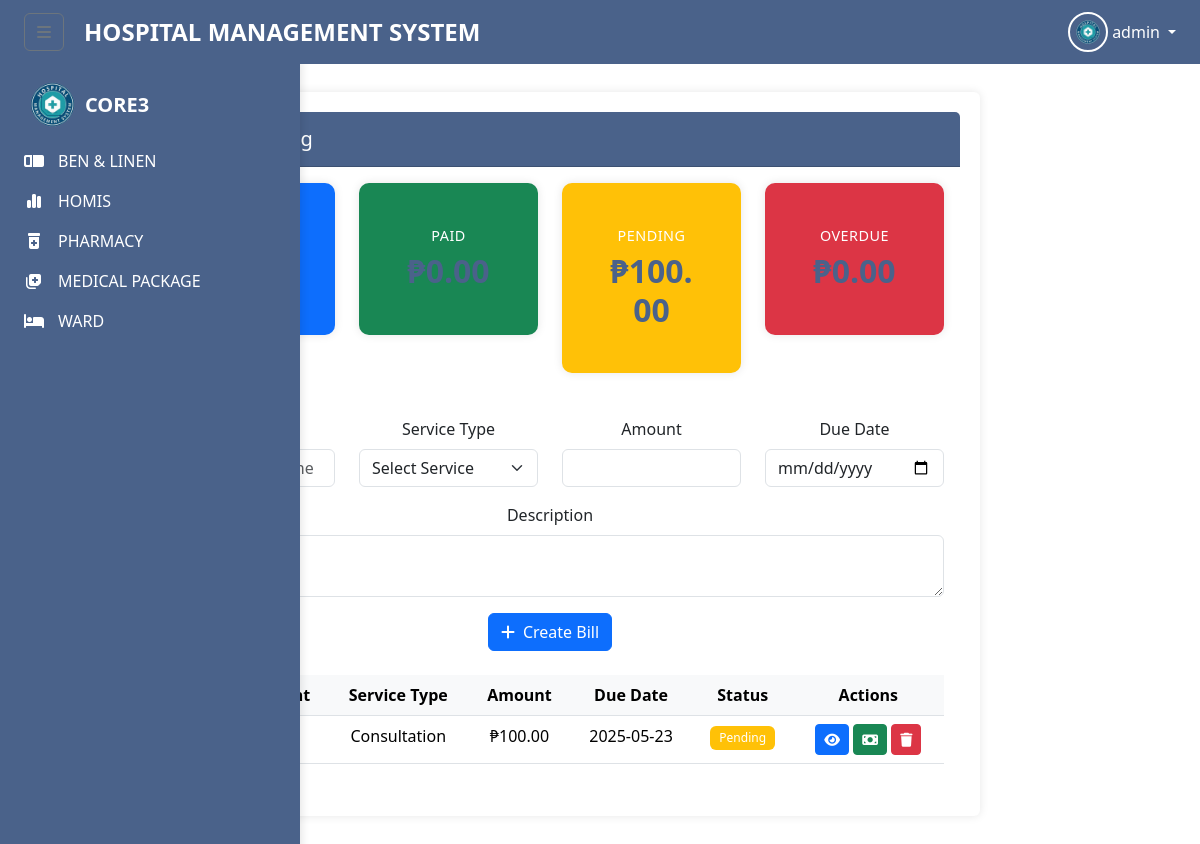
The app's page /homis_billing.php (signed in) with its own data.
### tables this page shows
CREATE TABLE `homis_bills` (
  `bill_id` int(11) NOT NULL,
  `patient_name` varchar(255) NOT NULL,
  `service_type` varchar(50) NOT NULL,
  `amount` decimal(10,2) NOT NULL,
  `description` text DEFAULT NULL,
  `due_date` date NOT NULL,
  `status` varchar(20) NOT NULL DEFAULT 'Pending',
  `created_at` timestamp NOT NULL DEFAULT current_timestamp(),
  `updated_at` timestamp NOT NULL DEFAULT current_timestamp() ON UPDATE current_timestamp()
);

### homis_billing.php (the view, shortened to what this page needs)
<?php
include_once('admin.php');
include 'config.php';
$sql = "SELECT
            COUNT(*) as total_bills,
            SUM(CASE WHEN status = 'Paid' THEN amount ELSE 0 END) as paid_amount,
            SUM(CASE WHEN status = 'Pending' THEN amount ELSE 0 END) as pending_amount,
            SUM(CASE WHEN status = 'Overdue' THEN amount ELSE 0 END) as overdue_amount
        FROM homis_bills";
$stats = $conn->query($sql)->fetch_assoc();
$sql = "SELECT * FROM homis_bills ORDER BY created_at DESC";
$bills = $conn->query($sql);
?>
<!DOCTYPE html>
<html lang="en">
<head>
    <link href="https://cdn.jsdelivr.net/npm/bootstrap@5.3.3/dist/css/bootstrap.min.css" rel="stylesheet">
    <link rel="stylesheet" href="https://cdnjs.cloudflare.com/ajax/libs/font-awesome/6.5.2/css/all.min.css">
    <link href='https://unpkg.com/boxicons@2.1.4/css/boxicons.min.css' rel='stylesheet'>
    <link rel="stylesheet" href="../components/tm.css">
</head>
<body>
    <?php include_once 'index.php'; ?>
    <div class="main-content">
        <div class="container-fluid">
            <div class="row">
                <div class="col-12">
                    <div class="card">
                        <div class="card-header d-flex justify-content-between align-items-center">
                            <h5 class="mb-0"><i class="fas fa-file-invoice-dollar me-2"></i>HOMIS Billing</h5>
                        </div>
                        <div class="card-body">
                            <div class="row mb-4">
                                <div class="col-md-3">
                                    <div class="card stats-card bg-primary text-white">
                                        <div class="card-body">
                                            <h6 class="card-title">Total Bills</h6>
                                            <h3 class="mb-0">₱<?php echo number_format($stats['total_bills']); ?></h3>
                                        </div>
                                    </div>
                                </div>
                                <div class="col-md-3">
                                    <div class="card stats-card bg-success text-white">
                                        <div class="card-body">
                                            <h6 class="card-title">Paid</h6>
                                            <h3 class="mb-0">₱<?php echo number_format($stats['paid_amount'], 2); ?></h3>
                                        </div>
                                    </div>
                                </div>
                                <div class="col-md-3">
                                    <div class="card stats-card bg-warning text-white">
                                        <div class="card-body">
                                            <h6 class="card-title">Pending</h6>
                                            <h3 class="mb-0">₱<?php echo number_format($stats['pending_amount'], 2); ?></h3>
                                        </div>
                                    </div>
                                </div>
                                <div class="col-md-3">
                                    <div class="card stats-card bg-danger text-white">
                                        <div class="card-body">
                                            <h6 class="card-title">Overdue</h6>
                                            <h3 class="mb-0">₱<?php echo number_format($stats['overdue_amount'], 2); ?></h3>
                                        </div>
                                    </div>
                                </div>
                            </div>
                            <form method="POST" class="mb-4">
                                <div class="row">
                                    <div class="col-md-3 mb-3">
                                        <label class="form-label">Patient Name</label>
                                    </div>
                                    <div class="col-md-3 mb-3">
                                        <label class="form-label">Service Type</label>
                                        <select name="service_type" class="form-select" required>
                                            <option value="">Select Service</option>
                                        </select>
                                    </div>
                                    <div class="col-md-3 mb-3">
                                        <label class="form-label">Amount</label>
                                        <input type="number" name="amount" class="form-control" step="0.01" required>
                                    </div>
                                    <div class="col-md-3 mb-3">
                                        <label class="form-label">Due Date</label>
                                        <input type="date" name="due_date" class="form-control" required>
                                    </div>
                                </div>
                                <div class="row">
                                    <div class="col-md-12 mb-3">
                                        <label class="form-label">Description</label>
                                        <textarea name="description" class="form-control" rows="2" required></textarea>
                                    </div>
                                </div>
                                <button type="submit" class="btn btn-primary">
                                    <i class="fas fa-plus me-2"></i>Create Bill
                                </button>
                            </form>
                            <div class="table-responsive">
                                <table class="table table-hover">
                                    <thead>
                                        <tr>
                                            <th>Bill ID</th>
                                            <th>Patient</th>
                                            <th>Service Type</th>
                                            <th>Amount</th>
                                            <th>Due Date</th>
                                            <th>Status</th>
                                            <th>Actions</th>
                                        </tr>
                                    </thead>
                                    <tbody>
                                        <?php while($bill = $bills->fetch_assoc()): ?>
                                        <tr>
                                            <td><?php echo $bill['bill_id']; ?></td>
                                            <td><?php echo htmlspecialchars($bill['patient_name']); ?></td>
                                            <td><?php echo ucfirst(htmlspecialchars($bill['service_type'])); ?></td>
                                            <td>₱<?php echo number_format($bill['amount'], 2); ?></td>
                                            <td><?php echo date('Y-m-d', strtotime($bill['due_date'])); ?></td>
                                            <td>
                                                <span class="badge bg-<?php
                                                    echo $bill['status'] === 'Paid' ? 'success' :
                                                        ($bill['status'] === 'Pending' ? 'warning' : 'danger');
                                                ?>">
                                                    <?php echo htmlspecialchars($bill['status']); ?>
                                                </span>
                                            </td>
                                            <td>
                                                <button class="btn btn-sm btn-primary" onclick="viewBill(<?php echo $bill['bill_id']; ?>)">
                                                    <i class="fas fa-eye"></i>
                                                </button>
                                                <?php if($bill['status'] !== 'Paid'): ?>
                                                <button class="btn btn-sm btn-success" onclick="recordPayment(<?php echo $bill['bill_id']; ?>)">
                                                    <i class="fas fa-money-bill"></i>
                                                </button>
                                                <?php endif; ?>
                                                <button class="btn btn-sm btn-danger" onclick="deleteBill(<?php echo $bill['bill_id']; ?>)">
                                                    <i class="fas fa-trash"></i>
                                                </button>
                                            </td>
                                        </tr>
                                        <?php endwhile; ?>
                                    </tbody>
                                </table>
                            </div>
                        </div>
                    </div>
                </div>
            </div>
        </div>
    </div>
</body>
</html>

### index.php (style rules this page uses)
body { font-family: 'Open Sans', sans-serif; background-color: #F0F4F8; }
.main-content { margin-left: 0; transition: margin-left 0.3s; padding-top: 64px; }
#sidebar:not(.collapsed) ~ .main-content { margin-left: 100px; }
.card { background-color: #fff; border-radius: 10px; box-shadow: 0 6px 12px rgba(0,0,0,0.08); padding: 20px; flex: 1 1 250px; text-align: center; transition: transform 0.3s, box-shadow 0.3s; }
.card h3 { color: #4A628A; margin-bottom: 15px; font-size: 1.2em; font-weight: 600; }

### homis_billing.php (style rules this page uses)
.main-content { margin-left: 300px; transition: margin-left 0.3s; padding: 20px; width: calc(100% - 300px); }
.container-fluid { padding: 0; margin: 0; width: 100%; }
.card { margin-bottom: 20px; border: none; box-shadow: 0 0 10px rgba(0,0,0,0.1); }
.card-header { background-color: #4A628A; color: white; padding: 15px 20px; }
.stats-card { border-radius: 10px; transition: transform 0.2s; }
.stats-card .card-body { padding: 1.5rem; }
.stats-card .card-title { font-size: 0.9rem; text-transform: uppercase; letter-spacing: 0.5px; }
.stats-card h3 { font-size: 2rem; font-weight: 600; margin: 0.5rem 0 0; }
.table th { background-color: #f8f9fa; font-weight: 600; }
.badge { padding: 0.5em 0.75em; font-weight: 500; }

### records on screen
homis_bills: service_type "Consultation", amount "100.00", due_date "2025-05-23", status "Pending"

### other values on screen
$_SESSION['account_type'] "admin"
$stats['pending_amount'] "100.00"
